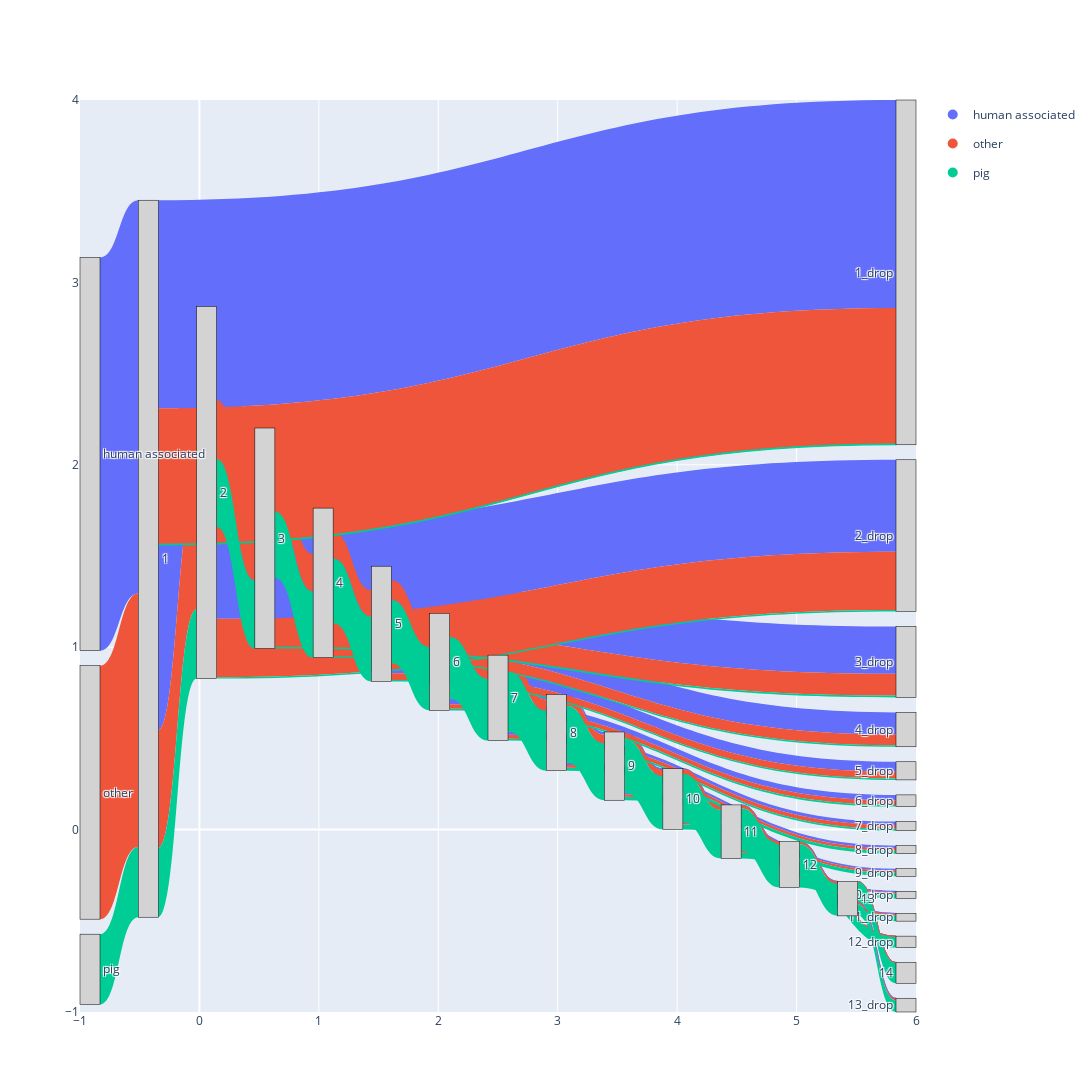

The notebook cell this image was saved under:
### Code cell
links_data = []

for index, row in df_grouped.iterrows():
    biome = row['broad_cat']
    biome_color = biome_colors[biome]

    start_value =  df_cumulative.loc[index, species_cols].max()  # total across all steps for this biome
    if start_value > 0:
        links_data.append({
            'source': biome,
            'target': '1',
            'value': start_value,
            'color': biome_color
        })

    for i in range(1, 15):
        source = f'{i}'
        if i < 14:
            cont = df_cumulative.loc[index, str(i + 1)]
            if cont > 0:
                links_data.append({'source': source, 'target': f'{i + 1}', 'value': cont, 'color': biome_color})
            drop = row[str(i)]
            if drop > 0:
                links_data.append({'source': source, 'target': f'{i}_drop', 'value': drop, 'color': biome_color})
df_sankey = pd.DataFrame(links_data)

# 4. Create the Sankey Diagram with Colored Links
# Get unique labels from the source and target columns
all_labels = sorted(list(pd.unique(df_sankey[['source', 'target']].values.ravel('K'))))

# Map labels to integer indices
label_map = {label: i for i, label in enumerate(all_labels)}
df_sankey['source_id'] = df_sankey['source'].map(label_map)
df_sankey['target_id'] = df_sankey['target'].map(label_map)

fig = go.Figure(data=[go.Sankey(
    arrangement='snap', # Snap nodes to vertical positions
    node=dict(
      pad=15,
      thickness=20,
      line=dict(color="black", width=0.5),
      label=all_labels,
      color="lightgray"  # All nodes are a neutral color
    ),
    link=dict(
      source=df_sankey['source_id'],
      target=df_sankey['target_id'],
      value=df_sankey['value'],
      color=df_sankey['color']  # KEY CHANGE: Apply colors to the links
  ))])

for biome, color in biome_colors.items():
    fig.add_trace(go.Scatter(
        x=[None], y=[None], # Invisible coordinates
        mode='markers',
        marker=dict(size=10, color=color),
        legendgroup=biome,
        showlegend=True,
        name=biome
    ))
fig.update_layout( 
    font_size=12,
    width=1200,  # Set plot width
    height=1300   # Set plot height
)
fig.show()
fig.write_html("../../2025-pig-binning-paper/250830-branchwater/sankey_diagram.mancur.simple.html", include_plotlyjs='cdn')
# fig.write_image("sankey_diagram.svg")

### Figure 1 — Plotly figure (JSON) as saved in the notebook; plotly's stock layout.template omitted (floating-point values rounded to 4 significant figures)
{"data": [{"arrangement": "snap", "link": {"color": ["#636EFA", "#636EFA", "#636EFA", "#636EFA", "#636EFA", "#636EFA", "#636EFA", "#636EFA", "#636EFA", "#636EFA", "#636EFA", "#636EFA", "#636EFA", "#636EFA", "#636EFA", "#636EFA", "#636EFA", "#636EFA", "#636EFA", "#636EFA", "#636EFA", "#636EFA", "#636EFA", "#636EFA", "#636EFA", "#636EFA", "#636EFA", "#EF553B", "#EF553B", "#EF553B", "#EF553B", "#EF553B", "#EF553B", "#EF553B", "#EF553B", "#EF553B", "#EF553B", "#EF553B", "#EF553B", "#EF553B", "#EF553B", "#EF553B", "#EF553B", "#EF553B", "#EF553B", "#EF553B", "#EF553B", "#EF553B", "#EF553B", "#EF553B", "#EF553B", "#EF553B", "#EF553B", "#EF553B", "#00CC96", "#00CC96", "#00CC96", "#00CC96", "#00CC96", "#00CC96", "#00CC96", "#00CC96", "#00CC96", "#00CC96", "#00CC96", "#00CC96", "#00CC96", "#00CC96", "#00CC96", "#00CC96", "#00CC96", "#00CC96", "#00CC96", "#00CC96", "#00CC96", "#00CC96", "#00CC96", "#00CC96", "#00CC96", "#00CC96", "#00CC96"], "source": [27, 0, 0, 11, 11, 13, 13, 15, 15, 17, 17, 19, 19, 21, 21, 23, 23, 25, 25, 1, 1, 3, 3, 5, 5, 7, 7, 28, 0, 0, 11, 11, 13, 13, 15, 15, 17, 17, 19, 19, 21, 21, 23, 23, 25, 25, 1, 1, 3, 3, 5, 5, 7, 7, 29, 0, 0, 11, 11, 13, 13, 15, 15, 17, 17, 19, 19, 21, 21, 23, 23, 25, 25, 1, 1, 3, 3, 5, 5, 7, 7], "target": [0, 11, 10, 13, 12, 15, 14, 17, 16, 19, 18, 21, 20, 23, 22, 25, 24, 1, 26, 3, 2, 5, 4, 7, 6, 9, 8, 0, 11, 10, 13, 12, 15, 14, 17, 16, 19, 18, 21, 20, 23, 22, 25, 24, 1, 26, 3, 2, 5, 4, 7, 6, 9, 8, 0, 11, 10, 13, 12, 15, 14, 17, 16, 19, 18, 21, 20, 23, 22, 25, 24, 1, 26, 3, 2, 5, 4, 7, 6, 9, 8], "value": [41137, 19372, 21765, 9762, 9610, 4817, 4945, 2494, 2323, 1458, 1036, 883, 575, 526, 357, 288, 238, 104, 184, 39, 65, 9, 30, 6, 3, 1, 5, 26512, 12301, 14211, 6188, 6113, 3906, 2282, 2783, 1123, 2079, 704, 1601, 478, 1201, 400, 909, 292, 678, 231, 502, 176, 337, 165, 262, 75, 40, 222, 7346, 7260, 86, 7123, 137, 6927, 196, 6776, 151, 6620, 156, 6451, 169, 6252, 199, 5942, 310, 5571, 371, 5064, 507, 4451, 613, 3336, 1115, 2124, 1212]}, "node": {"color": "lightgray", "label": ["1", "10", "10_drop", "11", "11_drop", "12", "12_drop", "13", "13_drop", "14", "1_drop", "2", "2_drop", "3", "3_drop", "4", "4_drop", "5", "5_drop", "6", "6_drop", "7", "7_drop", "8", "8_drop", "9", "9_drop", "human associated", "other", "pig"], "line": {"color": "black", "width": 0.5}, "pad": 15, "thickness": 20}, "type": "sankey"}, {"legendgroup": "human associated", "marker": {"color": "#636EFA", "size": 10}, "mode": "markers", "name": "human associated", "showlegend": true, "type": "scatter", "x": [null], "y": [null]}, {"legendgroup": "other", "marker": {"color": "#EF553B", "size": 10}, "mode": "markers", "name": "other", "showlegend": true, "type": "scatter", "x": [null], "y": [null]}, {"legendgroup": "pig", "marker": {"color": "#00CC96", "size": 10}, "mode": "markers", "name": "pig", "showlegend": true, "type": "scatter", "x": [null], "y": [null]}], "layout": {"font": {"size": 12}, "height": 1300, "width": 1200}}
